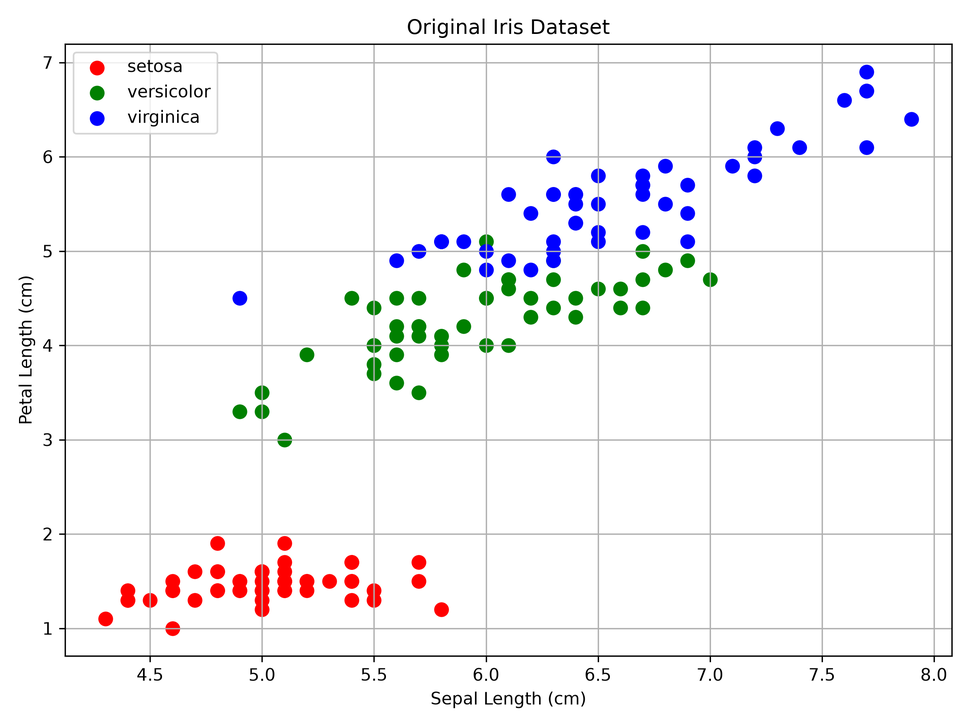
#> input picture Day11/original_data.png, 970 x 727 px, shrunk from 2400 x 1800 before the run
$ python -i segmentation.py   (imports and definitions only)
#> lines starting #> are read from the running program, lines starting #| are printed output that depends on the picture; after the words box and inside, x2 and y2 are one past the last pixel; in counts of white or black regions, pixels touching at a corner belong together
#> further down, picture is the input picture: shape (727, 970, 3); mean B, G, R 245.7, 244.4, 245.1
import cv2
import numpy as np


# [26 lines left out: function read_image, not called in this run]


def to_grayscale(image):
    """Convert BGR image to grayscale."""
    return cv2.cvtColor(image, cv2.COLOR_BGR2GRAY)


# =========================================================
# BASIC THRESHOLDING
# =========================================================

# [143 lines left out: functions binary_threshold, adaptive_threshold, otsu_threshold, foreground_segmentation, apply_mask, segment_foreground, not called in this run]


# =========================================================
# WATERSHED SEGMENTATION
# =========================================================

def watershed_segmentation(image):
    """
    Watershed-based image segmentation.

    The watershed algorithm treats the image as a
    topographic surface and separates connected regions.

    Returns a colored segmentation result.
    """

    gray = to_grayscale(image)

    # Smooth image
    blurred = cv2.GaussianBlur(
        gray,
        (5, 5),
        0
    )

    # Binary threshold
    _, binary = cv2.threshold(
        blurred,
        0,
        255,
        cv2.THRESH_BINARY_INV + cv2.THRESH_OTSU
    )
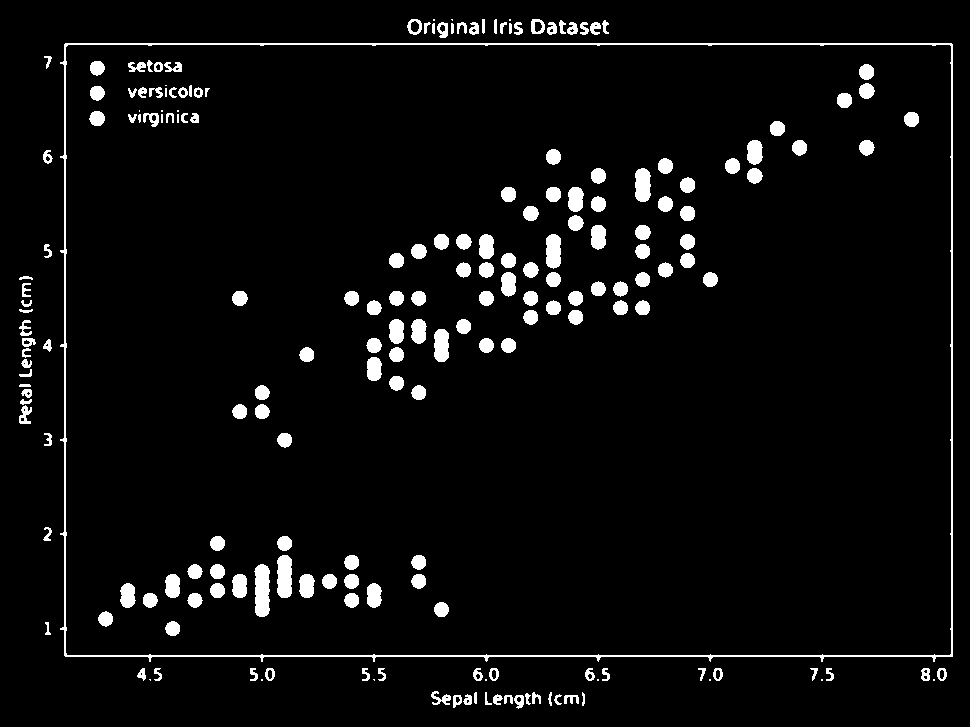
#> binary: shape (727, 970); 4.8% white; 206 white regions (18 under 20 px), largest, box (x1, y1, x2, y2) and area: (60, 43, 953, 662) 6262, (254, 564, 270, 617) 714, (277, 555, 292, 598) 582

    # Remove small noise
    kernel = np.ones(
        (3, 3),
        np.uint8
    )

    opening = cv2.morphologyEx(
        binary,
        cv2.MORPH_OPEN,
        kernel,
        iterations=2
    )
#> opening: shape (727, 970); 3% white; 101 white regions, largest, box (x1, y1, x2, y2) and area: (255, 565, 269, 617) 693, (277, 555, 292, 598) 574, (546, 234, 561, 268) 462

    # Sure background
    sure_bg = cv2.dilate(
        opening,
        kernel,
        iterations=3
    )
#> sure_bg: shape (727, 970); 6.2% white; 82 white regions, largest, box (x1, y1, x2, y2) and area: (274, 533, 295, 601) 1331, (543, 231, 564, 290) 1173, (252, 562, 272, 620) 1134

    # Distance transform
    dist_transform = cv2.distanceTransform(
        opening,
        cv2.DIST_L2,
        5
    )

    # Sure foreground
    _, sure_fg = cv2.threshold(
        dist_transform,
        0.5 * dist_transform.max(),
        255,
        0
    )
#> sure_fg: shape (727, 970) float32; 1% white; 100 white regions, largest, box (x1, y1, x2, y2) and area: (258, 568, 266, 614) 324, (280, 558, 289, 595) 261, (638, 172, 647, 199) 207

    sure_fg = np.uint8(sure_fg)

    # Unknown region
    unknown = cv2.subtract(
        sure_bg,
        sure_fg
    )
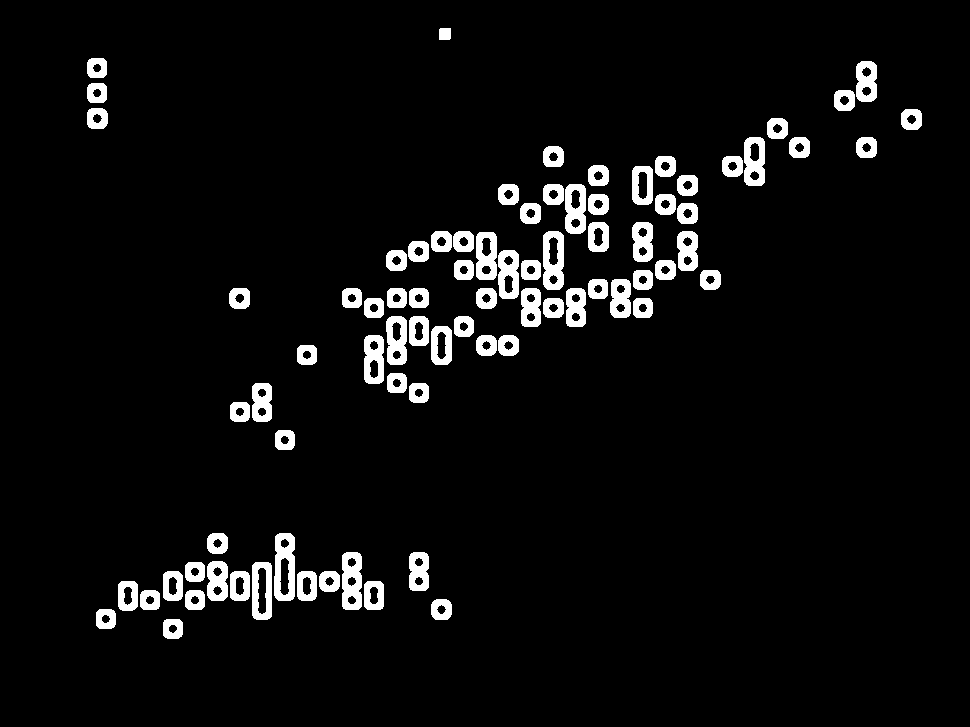
#> unknown: shape (727, 970); 5.2% white; 82 white regions, largest, box (x1, y1, x2, y2) and area: (274, 533, 295, 601) 1019, (342, 552, 362, 610) 949, (543, 231, 564, 290) 920

    # Marker labels
    _, markers = cv2.connectedComponents(
        sure_fg
    )
#> markers: shape (727, 970) int32; 101 distinct labels, from 0 to 100

    markers = markers + 1
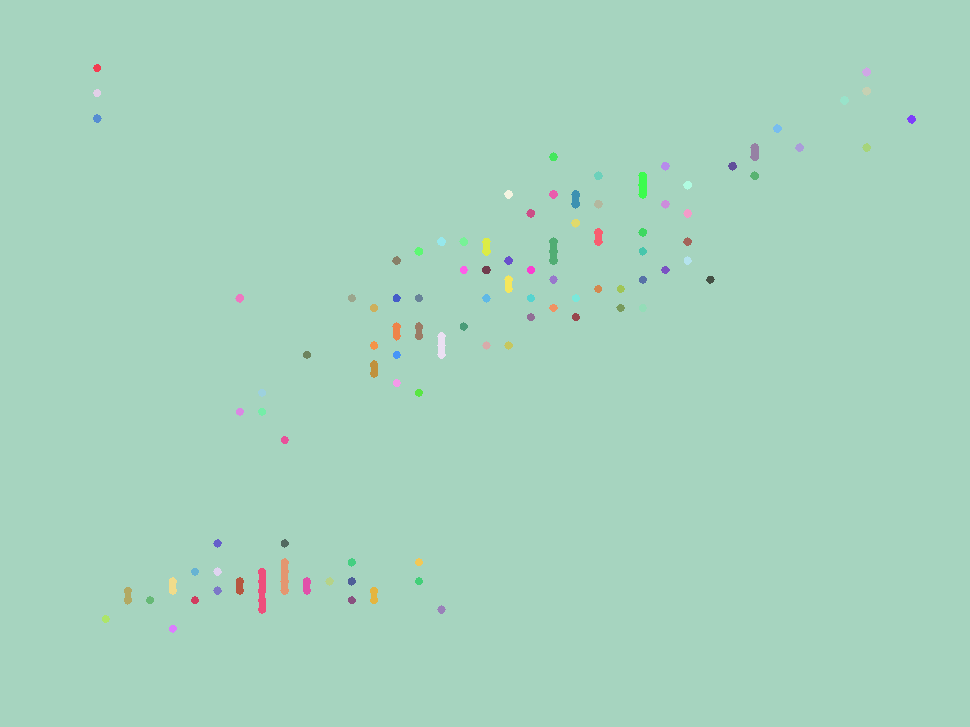
#> markers: shape (727, 970) int32; 101 distinct labels, from 1 to 101; one colour per label, 0 black

    markers[unknown == 255] = 0

    # Apply watershed
    image_copy = image.copy()

    markers = cv2.watershed(
        image_copy,
        markers
    )
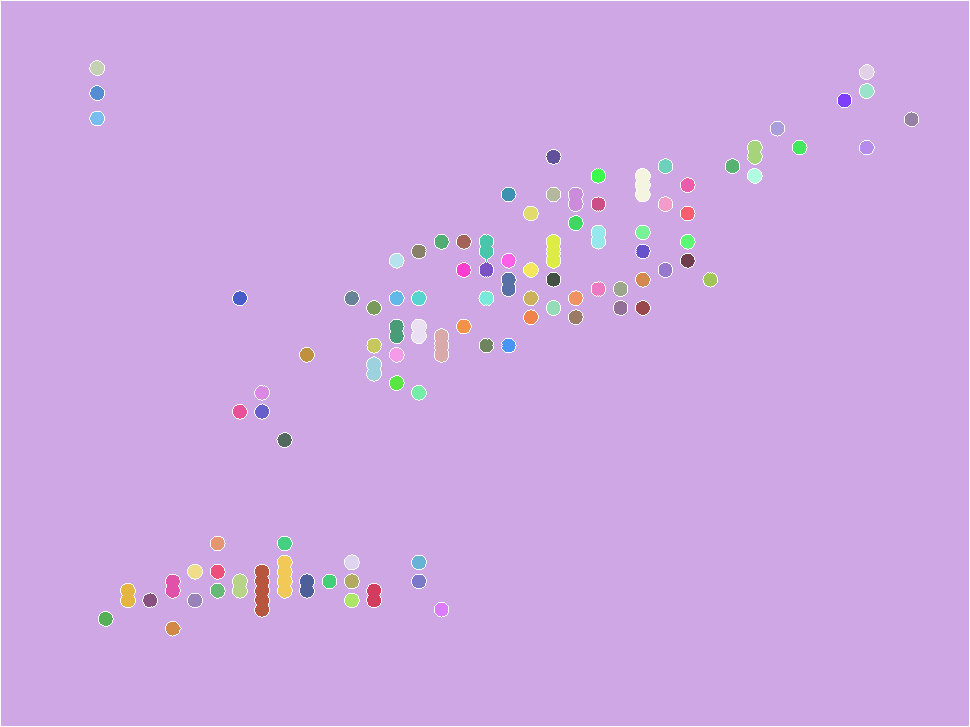
#> markers: shape (727, 970) int32; 102 distinct labels, from -1 to 101; one colour per label, 0 black, -1 white

    # Create result
    result = image.copy()

    # Watershed boundaries
    result[markers == -1] = [0, 0, 255]
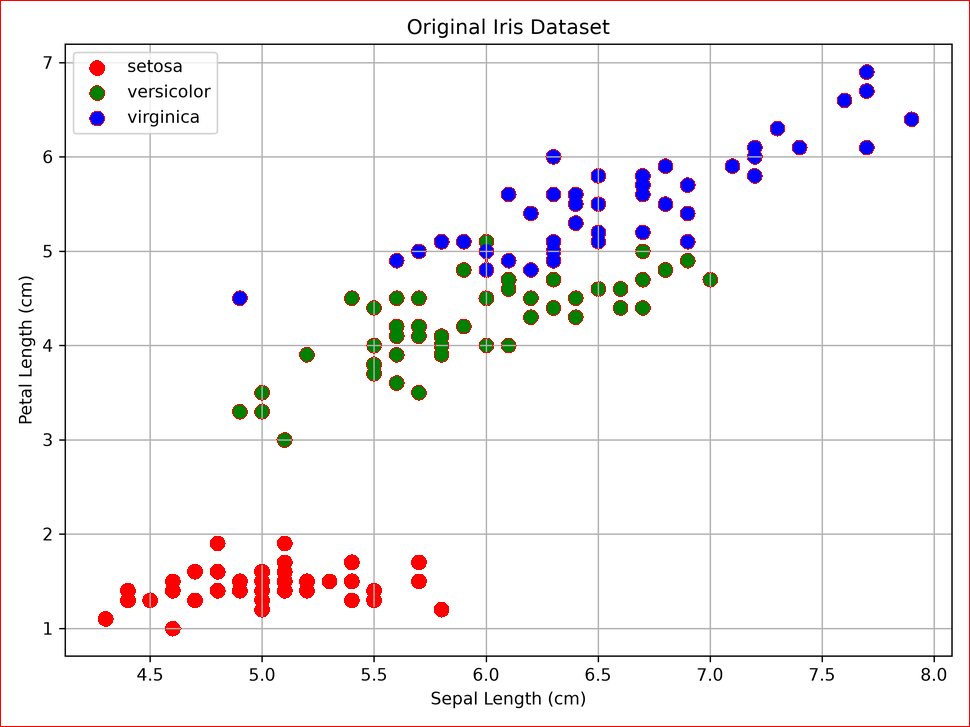
#> result: shape (727, 970, 3); 1.14% of pixels changed, all inside (x1, y1, x2, y2) = (0, 0, 970, 727)

    return result


# =========================================================
# BACKGROUND REMOVAL USING GRABCUT
# =========================================================

# [159 lines left out: functions background_removal, process_image, save_image, not called in this run]

>>> import cv2
>>> picture = cv2.imread('../Day11/original_data.png')
>>> result = watershed_segmentation(picture)

$ run again, on Day11/pca_3d_visualization.png
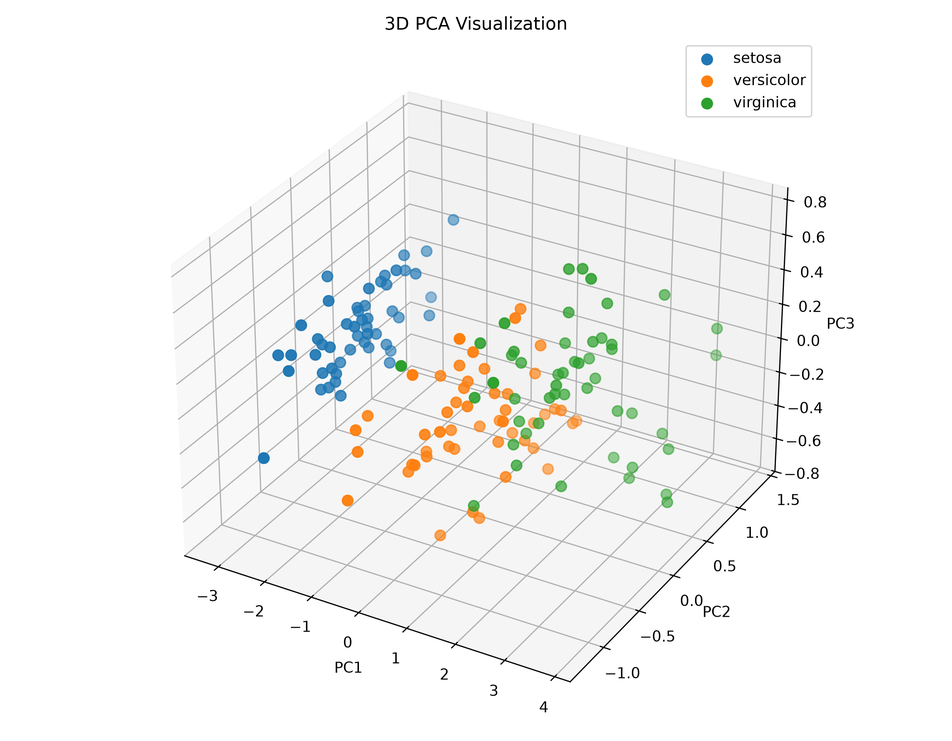
#> input picture Day11/pca_3d_visualization.png, 952 x 741 px, shrunk from 2700 x 2100 before the run
#> picture is the input picture: shape (741, 952, 3); mean B, G, R 244.9, 245.9, 245.5
#> in watershed_segmentation, `_, binary = cv2.threshold( blurred, 0, 255, cv2.THRESH_BINARY_INV + cv..`:
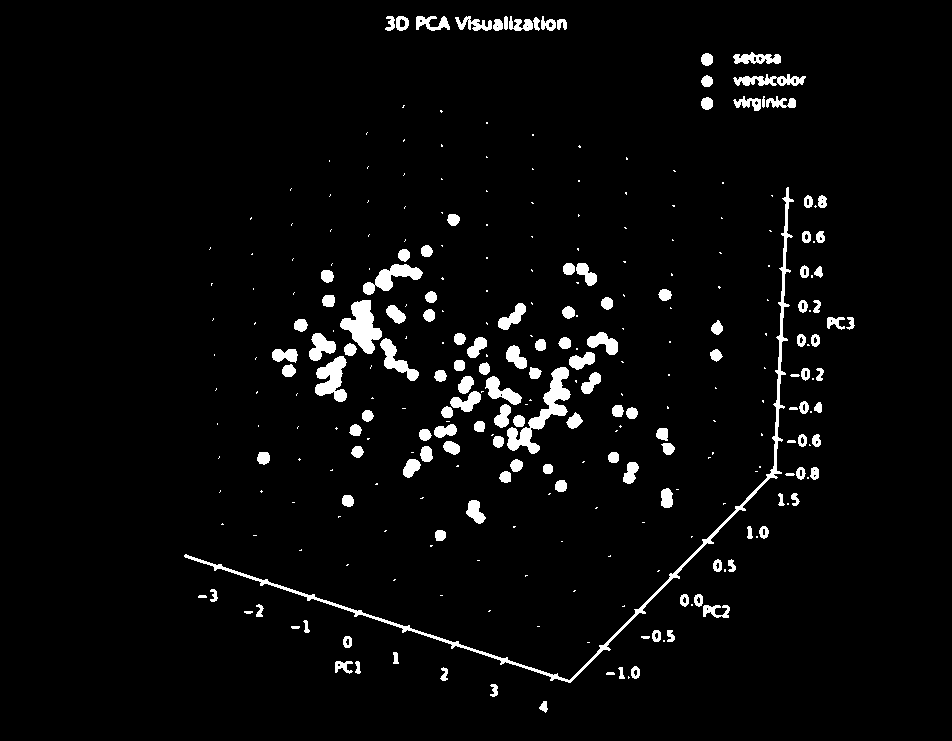
#> binary: shape (741, 952); 3.8% white; 306 white regions (165 under 20 px), largest, box (x1, y1, x2, y2) and area: (184, 187, 794, 683) 3568, (507, 367, 571, 454) 1559, (340, 300, 382, 354) 1191
#> opening: shape (741, 952); 2.4% white; 100 white regions, largest, box (x1, y1, x2, y2) and area: (507, 367, 570, 453) 1519, (341, 300, 382, 354) 1182, (315, 356, 347, 402) 859
#> sure_bg: shape (741, 952); 5.2% white; 64 white regions, largest, box (x1, y1, x2, y2) and area: (439, 329, 621, 456) 8755, (291, 246, 425, 405) 7386, (400, 422, 463, 480) 1865
#> unknown: shape (741, 952); 5.2% white; 64 white regions, largest, box (x1, y1, x2, y2) and area: (439, 329, 621, 456) 8689, (291, 246, 425, 405) 6974, (400, 422, 463, 480) 1856
#> in watershed_segmentation, `result[markers == -1] = [0, 0, 255]`:
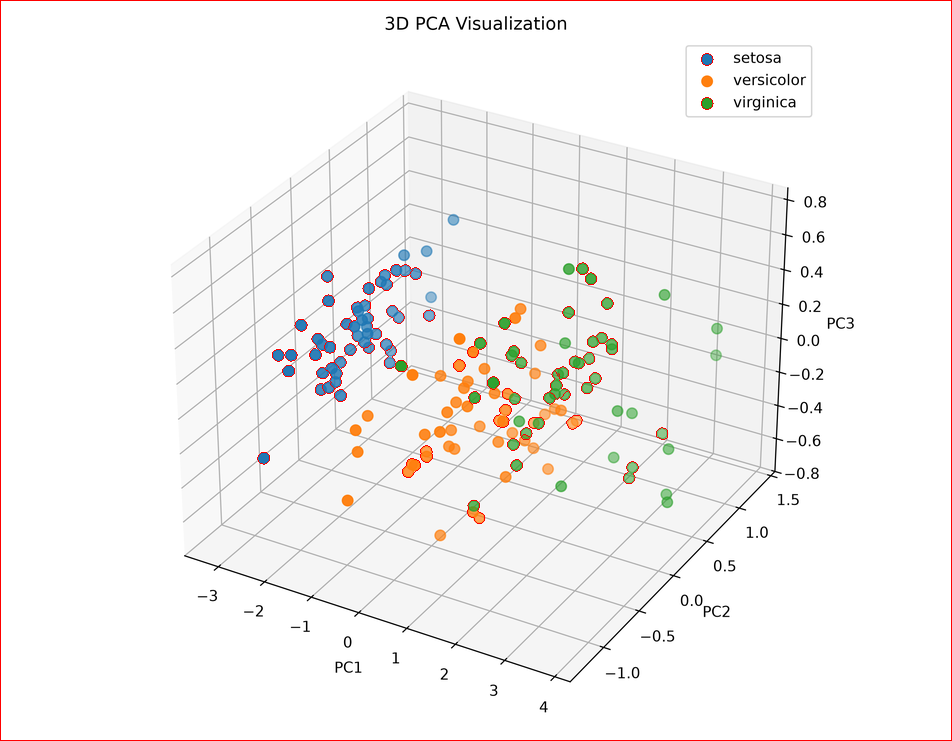
#> result: shape (741, 952, 3); 0.82% of pixels changed, all inside (x1, y1, x2, y2) = (0, 0, 952, 741)
